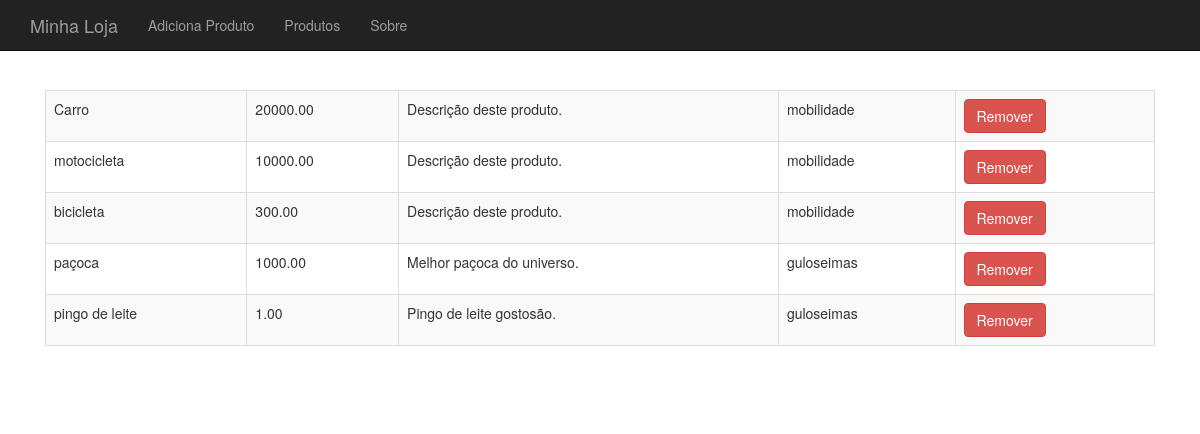
Before: /produto-lista.php with the older database file.
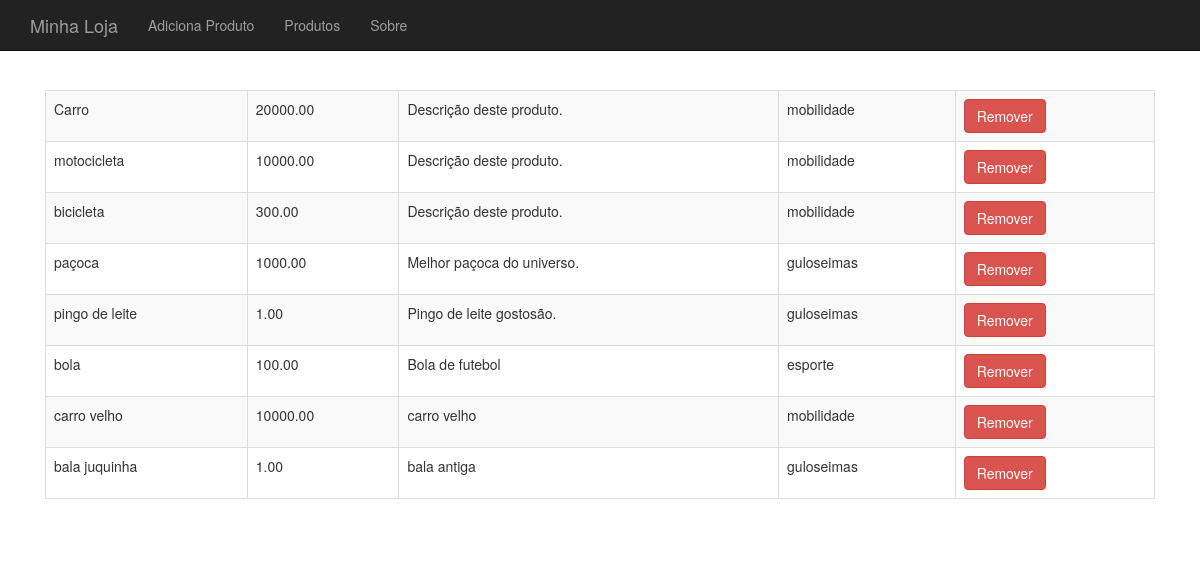
After: the same page with the newer database file.
### tables this page shows
CREATE TABLE `produtos` (
  `id` int(11) NOT NULL AUTO_INCREMENT,
  `nome` varchar(255) DEFAULT NULL,
  `preco` decimal(10,2) DEFAULT NULL,
  `descricao` text,
  `categoria_id` int(11) DEFAULT NULL,
  `usado` tinyint(1) DEFAULT '0',
  PRIMARY KEY (`id`)
);

CREATE TABLE `categorias` (
  `id` int(11) NOT NULL AUTO_INCREMENT,
  `nome` varchar(255) DEFAULT NULL,
  PRIMARY KEY (`id`)
);

### banco-produto.php (called while the page is built, shortened)
<?php
function listaProdutos($conexao) {
	$produtos = array();
	$resultado = mysqli_query($conexao, "SELECT p.*, c.nome as categoria_nome FROM produtos as p join categorias as c on p.categoria_id=c.id");
	while($produto = mysqli_fetch_assoc($resultado)) {
		array_push($produtos, $produto);
	}
	return $produtos;
}

### produto-lista.php (the view, shortened to what this page needs)
<?php require "header.php";
 require "conecta.php";
 require "banco-produto.php" ?>
<table class="table table-striped table-bordered">
<?php
$produtos = listaProdutos($conexao);
foreach($produtos as $produto):
?>
	<tr>
		<td><?php echo $produto['nome'];?></td>
		<td><?php echo $produto['preco'];?></td>
		<td><?php echo substr($produto['descricao'], 0, 40);?></td>
		<td><?php echo $produto['categoria_nome'];?></td>
		<td>
			<form action="remove-produto.php" method="post">
				<button class="btn btn-danger">Remover</button>
			</form>
		</td>
	</tr>
<?php
endforeach;
?>
</table>
<?php require "footer.php" ?>

### header.php (shortened to what this page needs)
<!DOCTYPE html>
<html>
<head>
	<link rel="stylesheet" href="css/bootstrap.css">
	<link rel="stylesheet" href="css/loja.css">
</head>
<body>
<div class="navbar navbar-inverse navbar-fixed-top">
	<div class="container">
		<div class="navbar-header">
			<a class="navbar-brand" href="index.php">Minha Loja</a>
		</div>
		<div>
			<ul class="nav navbar-nav">
				<li><a href="produto-formulario.php">Adiciona Produto</a></li>
				<li><a href="produto-lista.php">Produtos</a></li>
				<li><a href="sobre.php">Sobre</a></li>
			</ul>
		</div>
	</div>
</div>
<div class="container">
	<div class="principal">

### footer.php
	</div>
</div>
</body>
</html>

### css/loja.css (style rules this page uses)
body { padding-top: 50px; }
.principal { padding: 40px 15px; }

Changed rows visible on the page:
added produtos: nome "bola", preco "100.00", descricao "Bola de futebol", categoria.nome "esporte"
added produtos: nome "carro velho", preco "10000.00", descricao "carro velho", categoria.nome "mobilidade"
added produtos: nome "bala juquinha", preco "1.00", descricao "bala antiga", categoria.nome "guloseimas"
